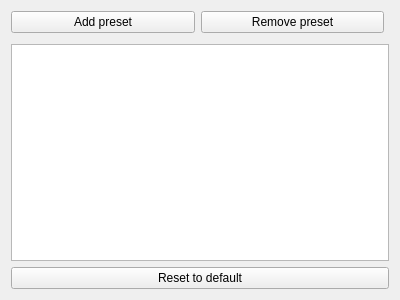
<?xml version="1.0" encoding="UTF-8"?>
<ui version="4.0">
 <class>MPBrushPresetsWidget</class>
 <widget class="QWidget" name="MPBrushPresetsWidget">
  <property name="geometry">
   <rect>
    <x>0</x>
    <y>0</y>
    <width>400</width>
    <height>300</height>
   </rect>
  </property>
  <property name="windowTitle">
   <string>Mypaint brush presets</string>
  </property>
  <layout class="QVBoxLayout" name="verticalLayout_2">
   <item>
    <layout class="QHBoxLayout" name="horizontalLayout">
     <property name="rightMargin">
      <number>5</number>
     </property>
     <property name="bottomMargin">
      <number>5</number>
     </property>
     <item>
      <widget class="QPushButton" name="addPresetButton">
       <property name="text">
        <string>Add preset</string>
       </property>
      </widget>
     </item>
     <item>
      <widget class="QPushButton" name="removePresetButton">
       <property name="text">
        <string>Remove preset</string>
       </property>
      </widget>
     </item>
    </layout>
   </item>
   <item>
    <widget class="QListWidget" name="presetsListView"/>
   </item>
   <item>
    <widget class="QPushButton" name="resetPresetsButton">
     <property name="text">
      <string>Reset to default</string>
     </property>
    </widget>
   </item>
  </layout>
 </widget>
 <resources/>
 <connections/>
</ui>
